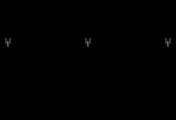

Below is a game level as drawn by its tile map, then a one-line description and the .tmx that defines it (tile-layer data replaced by summaries):
An orthogonal 22x15 tile map with 8x8 px tiles, 3 tile layers (FORWARDB-CENTER, FORWARDB-LEFT1, FORWARDB-RIGHT1), 11 hidden layers not drawn.

<map version="1.10" tiledversion="1.11.0" orientation="orthogonal" renderorder="right-down" width="22" height="15" tilewidth="8" tileheight="8" infinite="0" nextlayerid="33" nextobjectid="1">
 <editorsettings>
  <export target="../assets/WALLDECO/SWITCH1A.tmj" format="json" />
 </editorsettings>
 <tileset firstgid="1" source="SWITCH1.tsx" />
 <layer id="12" name="FORWARDB-CENTER" width="22" height="15">
  <data>[330 cells, 4 non-empty, 4 distinct tile ids]</data>
 </layer>
 <layer id="13" name="FORWARDB-LEFT1" width="22" height="15">
  <data>[330 cells, 4 non-empty, 4 distinct tile ids]</data>
 </layer>
 <layer id="14" name="FORWARDB-RIGHT1" width="22" height="15">
  <data>[330 cells, 4 non-empty, 4 distinct tile ids]</data>
 </layer>
 <layer id="9" name="FORWARDA-CENTER" width="22" height="15" visible="0">
  <data>[330 cells, 8 non-empty, 8 distinct tile ids]</data>
 </layer>
 <layer id="15" name="FORWARDC-CENTER" width="22" height="15" visible="0">
  <data>[330 cells, 2 non-empty, 2 distinct tile ids]</data>
 </layer>
 <layer id="16" name="FORWARDC-LEFT1" width="22" height="15" visible="0">
  <data>[330 cells, 2 non-empty, 2 distinct tile ids]</data>
 </layer>
 <layer id="18" name="FORWARDC-RIGHT1" width="22" height="15" visible="0">
  <data>[330 cells, 2 non-empty, 2 distinct tile ids]</data>
 </layer>
 <layer id="3" name="SIDEB-LEFT1" width="22" height="15" visible="0">
  <data>[330 cells, 6 non-empty, 6 distinct tile ids]</data>
 </layer>
 <layer id="4" name="SIDEB-RIGHT1" width="22" height="15" visible="0">
  <data>[330 cells, 6 non-empty, 6 distinct tile ids]</data>
 </layer>
 <layer id="5" name="SIDEC-LEFT1" width="22" height="15" visible="0">
  <data>[330 cells, 1 non-empty, 1 distinct tile ids]</data>
 </layer>
 <layer id="6" name="SIDEC-RIGHT1" width="22" height="15" visible="0">
  <data>[330 cells, 1 non-empty, 1 distinct tile ids]</data>
 </layer>
 <layer id="7" name="SIDED-LEFT1" width="22" height="15" visible="0">
  <data>[330 cells, 1 non-empty, 1 distinct tile ids]</data>
 </layer>
 <layer id="8" name="SIDED-RIGHT1***" width="22" height="15" visible="0">
  <data>[330 cells, 1 non-empty, 1 distinct tile ids]</data>
 </layer>
 <layer id="11" name="FORWARDA-RIGHT1" width="22" height="15" visible="0">
  <data>[330 cells, 0 non-empty, 0 distinct tile ids]</data>
 </layer>
</map>
